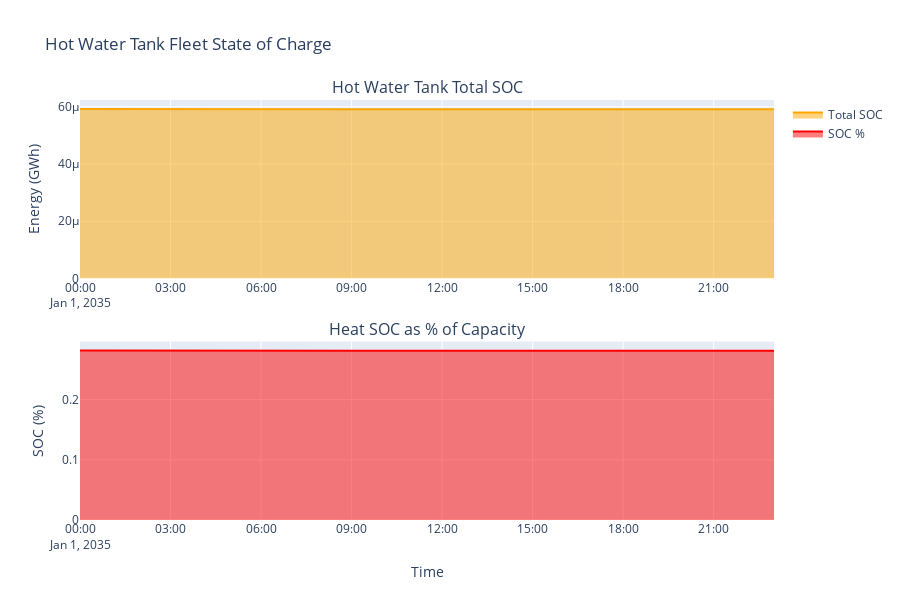

This figure's notebook cell:
### Code cell
# Hot Water Tank State of Charge
if len(heat_stores) > 0:
    heat_cols = [s for s in heat_stores.index if s in n.stores_t.e.columns]
    if heat_cols:
        heat_soc = n.stores_t.e[heat_cols]
        heat_total_soc = heat_soc.sum(axis=1)
        heat_capacity = heat_stores.e_nom.sum()
        
        fig = make_subplots(rows=2, cols=1, 
                            subplot_titles=['Hot Water Tank Total SOC', 'Heat SOC as % of Capacity'],
                            vertical_spacing=0.15)
        
        fig.add_trace(go.Scatter(
            x=heat_total_soc.index,
            y=heat_total_soc / 1000,
            name='Total SOC',
            fill='tozeroy',
            line=dict(color='orange')
        ), row=1, col=1)
        
        fig.add_trace(go.Scatter(
            x=heat_total_soc.index,
            y=heat_total_soc / heat_capacity * 100,
            name='SOC %',
            fill='tozeroy',
            line=dict(color='red')
        ), row=2, col=1)
        
        fig.update_yaxes(title_text='Energy (GWh)', row=1, col=1)
        fig.update_yaxes(title_text='SOC (%)', row=2, col=1)
        fig.update_xaxes(title_text='Time', row=2, col=1)
        
        fig.update_layout(height=600, title='Hot Water Tank Fleet State of Charge')
        fig.show()
        
        print(f'Hot Water Tank Statistics:')
        print(f'  Total capacity: {heat_capacity/1000:.1f} GWh')
        print(f'  Min SOC: {heat_total_soc.min()/1000:.3f} GWh ({heat_total_soc.min()/heat_capacity*100:.1f}%)')
        print(f'  Max SOC: {heat_total_soc.max()/1000:.3f} GWh ({heat_total_soc.max()/heat_capacity*100:.1f}%)')
        
        cycling = heat_soc.diff().abs().sum().sum() / 2
        print(f'  Total cycling: {cycling/1000:.1f} GWh ({cycling/heat_capacity*100:.1f}% of capacity)')

### Figure 1 — Plotly figure (JSON) as saved in the notebook; plotly's stock layout.template omitted (floating-point values rounded to 4 significant figures)
{"data": [{"fill": "tozeroy", "line": {"color": "orange"}, "name": "Total SOC", "type": "scatter", "x": ["2035-01-01T00:00:00.000000000", "2035-01-01T01:00:00.000000000", "2035-01-01T02:00:00.000000000", "2035-01-01T03:00:00.000000000", "2035-01-01T04:00:00.000000000", "2035-01-01T05:00:00.000000000", "2035-01-01T06:00:00.000000000", "2035-01-01T07:00:00.000000000", "2035-01-01T08:00:00.000000000", "2035-01-01T09:00:00.000000000", "2035-01-01T10:00:00.000000000", "2035-01-01T11:00:00.000000000", "2035-01-01T12:00:00.000000000", "2035-01-01T13:00:00.000000000", "2035-01-01T14:00:00.000000000", "2035-01-01T15:00:00.000000000", "2035-01-01T16:00:00.000000000", "2035-01-01T17:00:00.000000000", "2035-01-01T18:00:00.000000000", "2035-01-01T19:00:00.000000000", "2035-01-01T20:00:00.000000000", "2035-01-01T21:00:00.000000000", "2035-01-01T22:00:00.000000000", "2035-01-01T23:00:00.000000000"], "xaxis": "x", "y": [5.92e-05, 5.922e-05, 5.923e-05, 5.924e-05, 5.923e-05, 5.921e-05, 5.92e-05, 5.919e-05, 5.917e-05, 5.915e-05, 5.914e-05, 5.914e-05, 5.915e-05, 5.915e-05, 5.915e-05, 5.914e-05, 5.915e-05, 5.916e-05, 5.915e-05, 5.913e-05, 5.913e-05, 5.912e-05, 5.916e-05, 5.917e-05], "yaxis": "y"}, {"fill": "tozeroy", "line": {"color": "red"}, "name": "SOC %", "type": "scatter", "x": ["2035-01-01T00:00:00.000000000", "2035-01-01T01:00:00.000000000", "2035-01-01T02:00:00.000000000", "2035-01-01T03:00:00.000000000", "2035-01-01T04:00:00.000000000", "2035-01-01T05:00:00.000000000", "2035-01-01T06:00:00.000000000", "2035-01-01T07:00:00.000000000", "2035-01-01T08:00:00.000000000", "2035-01-01T09:00:00.000000000", "2035-01-01T10:00:00.000000000", "2035-01-01T11:00:00.000000000", "2035-01-01T12:00:00.000000000", "2035-01-01T13:00:00.000000000", "2035-01-01T14:00:00.000000000", "2035-01-01T15:00:00.000000000", "2035-01-01T16:00:00.000000000", "2035-01-01T17:00:00.000000000", "2035-01-01T18:00:00.000000000", "2035-01-01T19:00:00.000000000", "2035-01-01T20:00:00.000000000", "2035-01-01T21:00:00.000000000", "2035-01-01T22:00:00.000000000", "2035-01-01T23:00:00.000000000"], "xaxis": "x2", "y": [0.2815, 0.2816, 0.2816, 0.2817, 0.2816, 0.2816, 0.2815, 0.2814, 0.2813, 0.2812, 0.2812, 0.2812, 0.2813, 0.2813, 0.2812, 0.2812, 0.2812, 0.2813, 0.2813, 0.2812, 0.2811, 0.2811, 0.2813, 0.2813], "yaxis": "y2"}], "layout": {"annotations": [{"font": {"size": 16}, "showarrow": false, "text": "Hot Water Tank Total SOC", "x": 0.5, "xanchor": "center", "xref": "paper", "y": 1, "yanchor": "bottom", "yref": "paper"}, {"font": {"size": 16}, "showarrow": false, "text": "Heat SOC as % of Capacity", "x": 0.5, "xanchor": "center", "xref": "paper", "y": 0.425, "yanchor": "bottom", "yref": "paper"}], "height": 600, "title": {"text": "Hot Water Tank Fleet State of Charge"}, "xaxis": {"anchor": "y", "domain": [0, 1]}, "xaxis2": {"anchor": "y2", "domain": [0, 1], "title": {"text": "Time"}}, "yaxis": {"anchor": "x", "domain": [0.575, 1], "title": {"text": "Energy (GWh)"}}, "yaxis2": {"anchor": "x2", "domain": [0, 0.425], "title": {"text": "SOC (%)"}}}}
